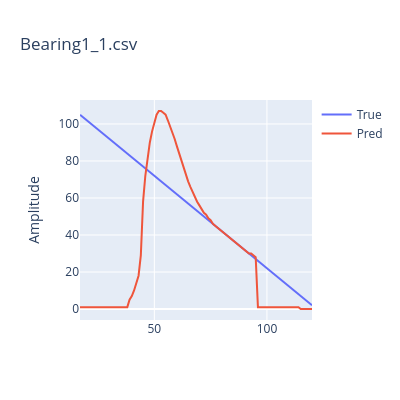

The code cell stored with this chart in its notebook:
### Code cell
init = (st+nRS)
len_=0
for i,brng in enumerate(brngs1[:1]):
    mapeInit,check = None, False
    df_RS = (pd.read_csv(os.path.join(dir_rs,brng)).abs()).iloc[:,:-1]
    df_HI = (pd.read_csv(os.path.join(dir_hi,brng)).abs()).iloc[:,-1:]
    if drop: df_RS = df_RS.drop(columns='Y')
    RS = process_RS(df_RS,nRS)
    HI = process_HI(df_HI,nHI=nHI,init=init)
    xS,yS,zS = RS[st:-2], HI[:-1], HI[1:]
    if i==0: 
        teda=AutoCloud(m=m, nS=len(xS[0]), nI=len(yS[0]), nR=nR, nO=len(yS[0]), 
                            ηS= [N1, N2, N3], tau=tau, decay=D,
                            eol=0.2, fator=1,st=st+nRS-1) 
    elif i>0: teda.reset_rul()
    teda.win_all = True
    teda.add_rulR2(n=-(st+nRS)+len(df_RS))
    for j,_ in enumerate(xS):
        x,y,z= xS[j],yS[j],zS[j]
        teda.run(X=x,MergeGrnls=True,MergeOffGrnls=True,FitOffGrnls=True,OfflineRun=True)
        teda.adapt(y,z)
        teda.RUL_single(y)

        if i ==0:
            if np.any(1 != teda.cloud_activation2[-1]) and not check:
                mapeInit=j
                check = True
                DamagedGrnl = (teda.cloud_activation2[-1])
        elif i>0 and not check:
            if DamagedGrnl in teda.cloud_activation3[-1]:
                mapeInit = j + 0
                check = True

    mape2 = teda.MAPE(start=mapeInit,rulR=teda.rulR2)
    check = False
    print(mape2,mapeInit)
    plot_2series(x1=teda.cycleP,x2=teda.cycleP,y1=teda.rulR2,y2=teda.rulP, title=brng,s1='True',s2='Pred')
#plot_DSI2(teda,ftrs=3,title='DSI - Granulation',ncol=2)

### Figure 1 — Plotly figure (JSON) as saved in the notebook; plotly's stock layout.template omitted (floating-point values rounded to 4 significant figures)
{"data": [{"mode": "lines", "name": "True", "type": "scatter", "x": [17.0, 18.0, 19.0, 20.0, 21.0, 22.0, 23.0, 24.0, 25.0, 26.0, 27.0, 28.0, 29.0, 30.0, 31.0, 32.0, 33.0, 34.0, 35.0, 36.0, 37.0, 38.0, 39.0, 40.0, 41.0, 42.0, 43.0, 44.0, 45.0, 46.0, 47.0, 48.0, 49.0, 50.0, 51.0, 52.0, 53.0, 54.0, 55.0, 56.0, 57.0, 58.0, 59.0, 60.0, 61.0, 62.0, 63.0, 64.0, 65.0, 66.0, 67.0, 68.0, 69.0, 70.0, 71.0, 72.0, 73.0, 74.0, 75.0, 76.0, 77.0, 78.0, 79.0, 80.0, 81.0, 82.0, 83.0, 84.0, 85.0, 86.0, 87.0, 88.0, 89.0, 90.0, 91.0, 92.0, 93.0, 94.0, 95.0, 96.0, 97.0, 98.0, 99.0, 100.0, 101.0, 102.0, 103.0, 104.0, 105.0, 106.0, 107.0, 108.0, 109.0, 110.0, 111.0, 112.0, 113.0, 114.0, 115.0, 116.0, 117.0, 118.0, 119.0, 120.0], "xaxis": "x", "y": [105, 104, 103, 102, 101, 100, 99, 98, 97, 96, 95, 94, 93, 92, 91, 90, 89, 88, 87, 86, 85, 84, 83, 82, 81, 80, 79, 78, 77, 76, 75, 74, 73, 72, 71, 70, 69, 68, 67, 66, 65, 64, 63, 62, 61, 60, 59, 58, 57, 56, 55, 54, 53, 52, 51, 50, 49, 48, 47, 46, 45, 44, 43, 42, 41, 40, 39, 38, 37, 36, 35, 34, 33, 32, 31, 30, 29, 28, 27, 26, 25, 24, 23, 22, 21, 20, 19, 18, 17, 16, 15, 14, 13, 12, 11, 10, 9, 8, 7, 6, 5, 4, 3, 2], "yaxis": "y"}, {"mode": "lines", "name": "Pred", "type": "scatter", "x": [17.0, 18.0, 19.0, 20.0, 21.0, 22.0, 23.0, 24.0, 25.0, 26.0, 27.0, 28.0, 29.0, 30.0, 31.0, 32.0, 33.0, 34.0, 35.0, 36.0, 37.0, 38.0, 39.0, 40.0, 41.0, 42.0, 43.0, 44.0, 45.0, 46.0, 47.0, 48.0, 49.0, 50.0, 51.0, 52.0, 53.0, 54.0, 55.0, 56.0, 57.0, 58.0, 59.0, 60.0, 61.0, 62.0, 63.0, 64.0, 65.0, 66.0, 67.0, 68.0, 69.0, 70.0, 71.0, 72.0, 73.0, 74.0, 75.0, 76.0, 77.0, 78.0, 79.0, 80.0, 81.0, 82.0, 83.0, 84.0, 85.0, 86.0, 87.0, 88.0, 89.0, 90.0, 91.0, 92.0, 93.0, 94.0, 95.0, 96.0, 97.0, 98.0, 99.0, 100.0, 101.0, 102.0, 103.0, 104.0, 105.0, 106.0, 107.0, 108.0, 109.0, 110.0, 111.0, 112.0, 113.0, 114.0, 115.0, 116.0, 117.0, 118.0, 119.0, 120.0], "xaxis": "x", "y": [1.0, 1.0, 1.0, 1.0, 1.0, 1.0, 1.0, 1.0, 1.0, 1.0, 1.0, 1.0, 1.0, 1.0, 1.0, 1.0, 1.0, 1.0, 1.0, 1.0, 1.0, 1.0, 5.0, 7.0, 10.0, 14.0, 18.0, 29.0, 58.0, 72.0, 82.0, 90.0, 96.0, 101.0, 105.0, 107.0, 107.0, 106.0, 105.0, 102.0, 99.0, 95.0, 92.0, 88.0, 84.0, 80.0, 76.0, 73.0, 69.0, 66.0, 63.0, 61.0, 58.0, 56.0, 54.0, 52.0, 51.0, 49.0, 48.0, 46.0, 45.0, 44.0, 43.0, 42.0, 41.0, 40.0, 39.0, 38.0, 37.0, 36.0, 35.0, 34.0, 33.0, 32.0, 31.0, 30.0, 30.0, 29.0, 28.0, 1.0, 1.0, 1.0, 1.0, 1.0, 1.0, 1.0, 1.0, 1.0, 1.0, 1.0, 1.0, 1.0, 1.0, 1.0, 1.0, 1.0, 1.0, 1.0, 0.0, 0.0, 0.0, 0.0, 0.0, 0.0], "yaxis": "y"}], "layout": {"height": 400, "title": {"text": "Bearing1_1.csv"}, "width": 400, "xaxis": {"anchor": "y", "domain": [0, 1]}, "yaxis": {"anchor": "x", "domain": [0, 1], "title": {"text": "Amplitude"}}}}
